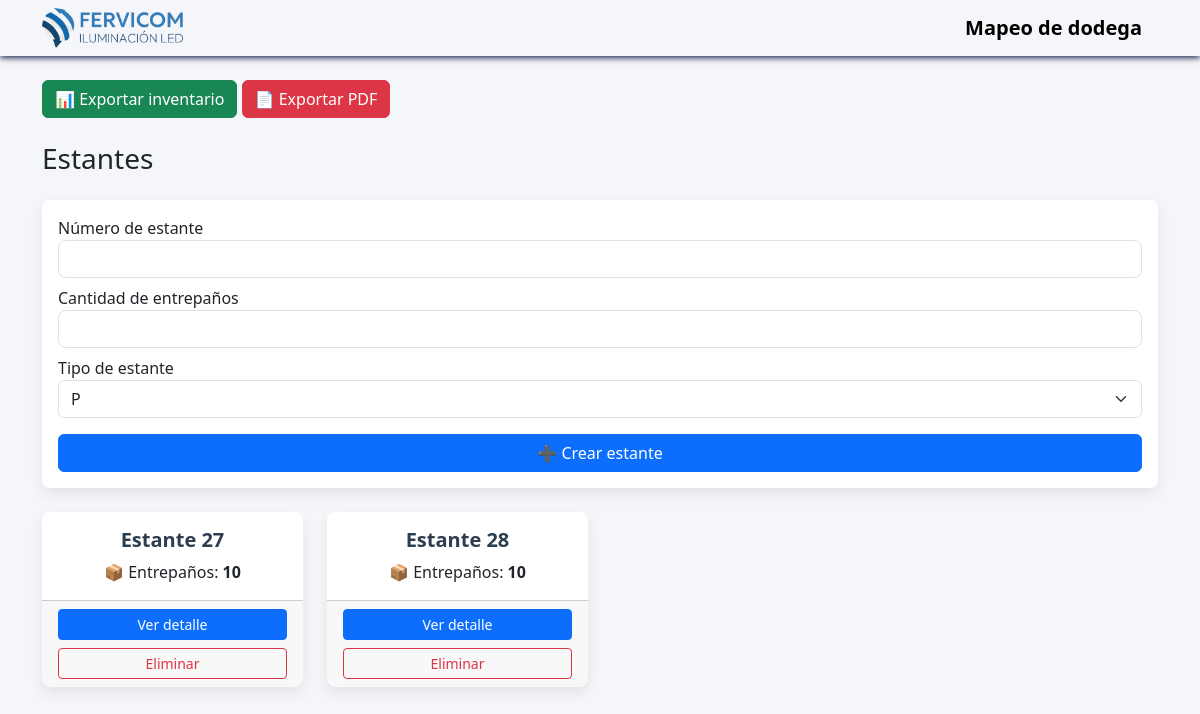
The page / on the database its author committed.
### models.py (models this page shows, shortened)
class Estante(db.Model):
    __tablename__ = "estante"
    id = db.Column(db.Integer, primary_key=True)
    nombre = db.Column(db.String(50), nullable=False, unique=True)
    tipo_estante = db.Column(db.String(1),nullable=False,server_default="P")
    entrepanos = db.relationship(
        "Entrepano",
        backref="estante",
        cascade="all, delete-orphan"
    )

### app.py (the view, shortened to what this page needs)
@app.route("/", methods=["GET", "POST"])
def estantes():
    TIPOS = ["P", "M", "R", "A"]
    tipo_actual = session.get("tipo_estante", "P")
    estantes = Estante.query.order_by(Estante.id).all()
    return render_template(
        "estantes.html",
        estantes=estantes,
        tipos=TIPOS,
        tipo_actual=tipo_actual
    )

### app.py (called while the page is built)
@app.context_processor
def utilidades():
    return dict(generar_ubicacion=generar_ubicacion)

### templates/estantes.html (shortened to what this page needs)
{% extends "base.html" %}
{% block content %}
<h3 class="mb-4">Estantes</h3>
<div>
    <form method="POST" class="card p-3 mb-4">
    <div class="mb-2">
        <label>Número de estante</label>
        <input
            type="text"
            name="nombre"
            class="form-control"
            required
        >
    </div>
    <div class="mb-2">
        <label>Cantidad de entrepaños</label>
        <input
            type="number"
            name="total_entrepanos"
            min="1"
            max="15"
            class="form-control"
            required
        >
    </div>
    <div class="mb-3">
        <label>Tipo de estante</label>
        <select name="tipo" class="form-select" required>
            {% for t in tipos %}
                <option value="{{ t }}"
                    {% if t == tipo_actual %}selected{% endif %}
                >
                    {{ t }}
                </option>
            {% endfor %}
        </select>
    </div>
    <button class="btn btn-primary w-100">
        ➕ Crear estante
    </button>
</form>
</div>
<div class="row">
    {% for estante in estantes %}
    <div class="col-12 col-sm-6 col-md-4 col-lg-3">
        <div class="card h-100 text-center">
            <div class="card-body">
                <h5 class="card-title">Estante {{ estante.nombre }}</h5>
                <p class="card-text">
                     📦 Entrepaños: <b>{{ estante.entrepanos | length }}</b>
                </p>
            </div>
            <div class="card-footer d-grid gap-2">
                <a href="{{ url_for('detalle_estante', estante_id=estante.id) }}"
                   class="btn btn-primary btn-sm">
                    Ver detalle
                </a>
                <form method="POST"
                      action="{{ url_for('eliminar_estante', estante_id=estante.id) }}">
                    <button class="btn btn-outline-danger btn-sm">
                        Eliminar
                    </button>
                </form>
            </div>
        </div>
    </div>
    {% endfor %}
</div>
{% endblock %}

### static/css/styles.css (style rules this page uses)
body { background-color: #f4f6f9; font-family: "Segoe UI", system-ui, sans-serif; }
.card { border-radius: 8px; border: none; box-shadow: 0 6px 14px rgba(0,0,0,.08); transition: transform .2s ease, box-shadow .2s ease; }
.card-title { font-weight: 600; color: #2c3e50; }
.btn { min-width: 110px; }
.btn-sm { min-width: 100%; }
input, textarea { border-radius: 8px !important; }

### rows shown on the page
Estante: nombre "27", entrepanos|length "10"
Estante: nombre "28", entrepanos|length "10"

### other values the page prints
form field tipo "P"
